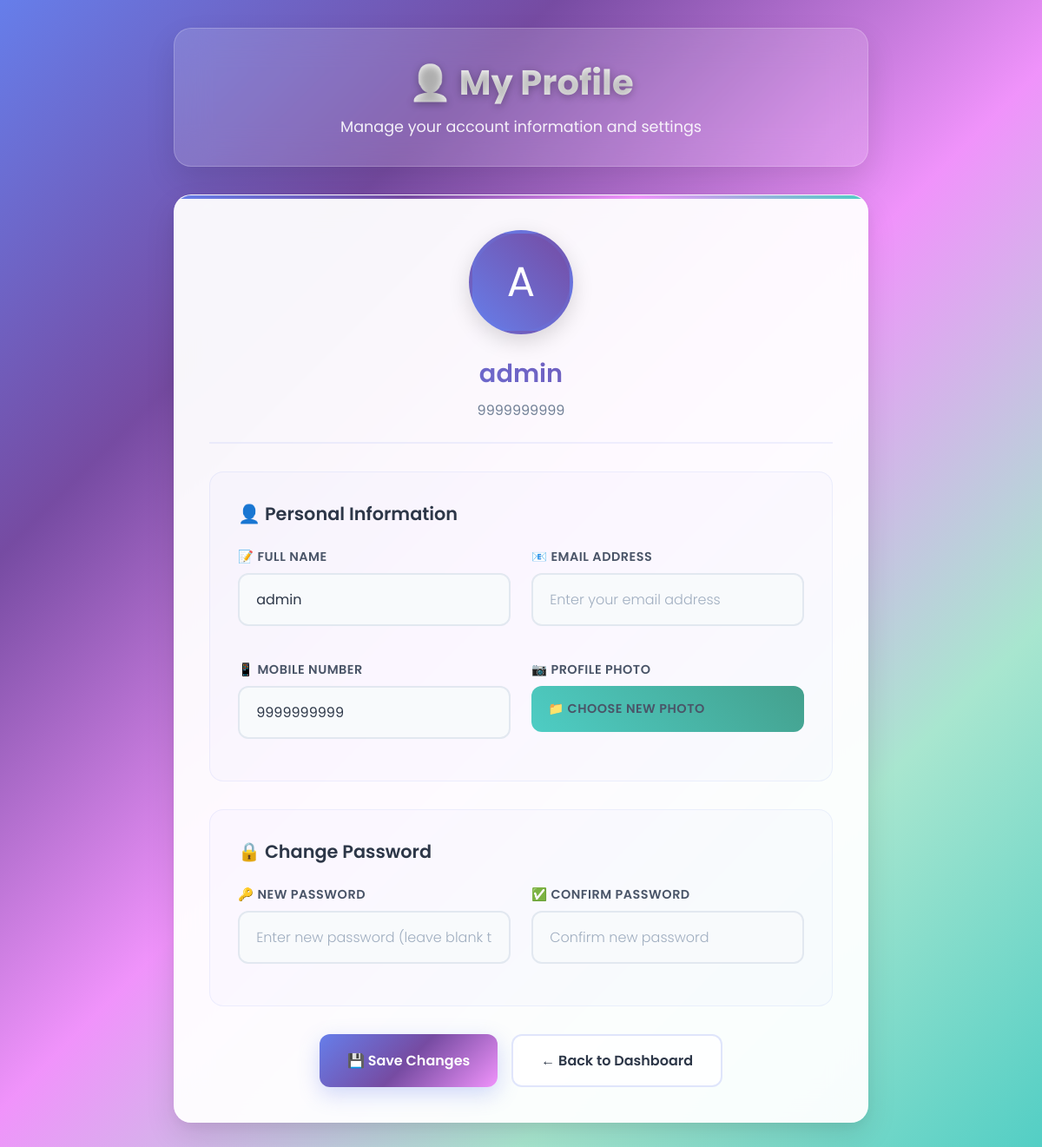
The page /profile (signed in) on the database its author committed.
### models.py (models this page shows, shortened)
class User(db.Model):
    __tablename__ = 'user'
    id = db.Column(db.Integer, primary_key=True)
    full_name = db.Column(db.String(120), nullable=False)  # Full name from signup
    username = db.Column(db.String(80), unique=True, nullable=False)  # Auto-generated from full name
    password_hash = db.Column(db.String(200), nullable=False)  # Hashed password
    mobile_number = db.Column(db.String(15), unique=True, nullable=False)  # For OTP-based reset
    created_on = db.Column(db.DateTime, default=datetime.utcnow)  # Signup timestamp
    herb_batches = db.relationship('HerbBatch', backref='user', lazy=True)

### app.py (the view, shortened to what this page needs)
@app.route('/profile', methods=['GET', 'POST'])
@login_required
def profile():
    user = User.query.get(session['user_id'])
    if not user:
        flash("User not found", "danger")
        return redirect(url_for('login'))
    return render_template('profile.html', user=user)

### app.py (called while the page is built)
def login_required(f):
    from functools import wraps
    @wraps(f)
    def wrapper(*args, **kwargs):
        if 'user_id' not in session:
            return redirect(url_for('login'))
        return f(*args, **kwargs)
    return wrapper

### templates/profile.html (shortened to what this page needs)
<!DOCTYPE html>
<html lang="en">
<head>
</head>
<body>
    <div class="container">
        <div class="header">
            <h1>👤 My Profile</h1>
            <p>Manage your account information and settings</p>
        </div>
        <div class="profile-card">
            <div class="profile-header">
                <div class="profile-photo-container">
                    {% if user.profile_photo %}
                        <img src="{{ url_for('static', filename='uploads/' + user.profile_photo) }}"
                             alt="Profile Photo" class="profile-photo">
                    {% else %}
                        <div class="default-avatar">
                            {{ user.full_name[0].upper() if user.full_name else '👤' }}
                        </div>
                    {% endif %}
                </div>
                <h2 class="profile-name">{{ user.full_name or 'User' }}</h2>
                <p class="profile-info">{{ user.email or user.mobile_number }}</p>
            </div>
            <form method="POST" enctype="multipart/form-data" id="profileForm">
                <div class="form-sections">
                    <div class="form-section">
                        <h3 class="section-title">
                            👤 Personal Information
                        </h3>
                        <div class="form-grid">
                            <div class="form-group">
                                <label for="full_name">📝 Full Name</label>
                                <input type="text" name="full_name" id="full_name"
                                       value="{{ user.full_name or '' }}"
                                       placeholder="Enter your full name" required>
                            </div>
                            <div class="form-group">
                                <label for="email">📧 Email Address</label>
                                <input type="email" name="email" id="email"
                                       value="{{ user.email or '' }}"
                                       placeholder="Enter your email address">
                            </div>
                            <div class="form-group">
                                <label for="mobile_number">📱 Mobile Number</label>
                                <input type="tel" name="mobile_number" id="mobile_number"
                                       value="{{ user.mobile_number or '' }}"
                                       placeholder="Enter your mobile number" required>
                            </div>
                            <div class="form-group">
                                <label for="profile_photo">📷 Profile Photo</label>
                                <div class="file-upload">
                                    <label for="profile_photo" class="file-upload-label">
                                        📁 Choose New Photo
                                    </label>
                                </div>
                            </div>
                        </div>
                    </div>
                    <div class="form-section password-section">
                        <h3 class="section-title">
                            🔒 Change Password
                        </h3>
                        <div class="password-grid">
                            <div class="form-group">
                                <label for="new_password">🔑 New Password</label>
                                <input type="password" name="new_password" id="new_password"
                                       placeholder="Enter new password (leave blank to keep current)">
                            </div>
                            <div class="form-group">
                                <label for="confirm_password">✅ Confirm Password</label>
                                <input type="password" name="confirm_password" id="confirm_password"
                                       placeholder="Confirm new password">
                            </div>
                        </div>
                    </div>
                </div>
                <div class="button-group">
                    <button type="submit" class="btn btn-primary">
                        💾 Save Changes
                    </button>
                    <a href="{{ url_for('dashboard') }}" class="btn btn-secondary">
                        ← Back to Dashboard
                    </a>
                </div>
            </form>
        </div>
    </div>
</body>
</html>

### rows shown on the page
User: full_name "A", full_name "admin", mobile_number "9999999999"
